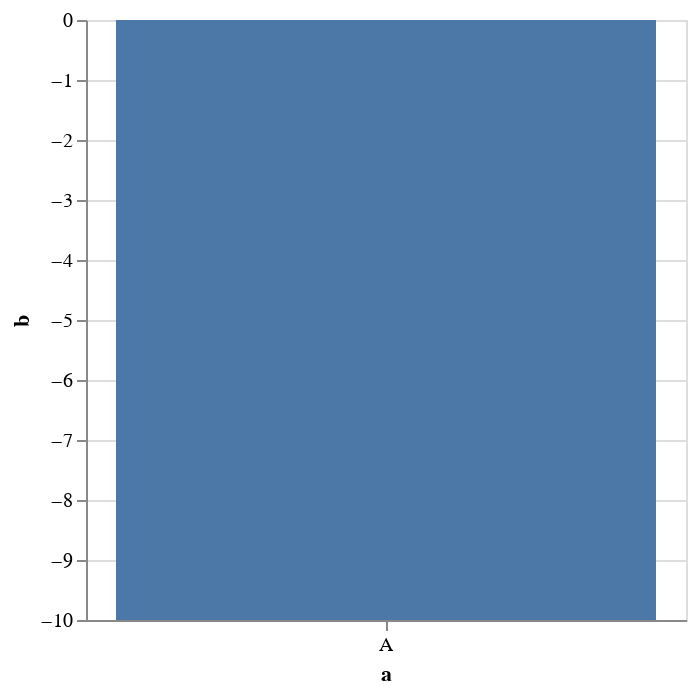

The cell this chart's notebook holds for it:
### Markdown cell above
# Declarative Data Visualisation
This strategy is "declarative" in nature. Instead of writing a "program" in the traditional sense, we write instead the "spec" which is fed to an interpreter. The interpreter deals with the assorted mathematics, getting lines on screens etc. Examples of this approach include, but are not limited to 

- [Vega](https://vega.github.io)
- [Vega lite](https://vega.github.io/vega-lite)
- [Apache E-charts](https://echarts.apache.org/en/index.html)
- [Plotly](https://plotly.com/graphing-libraries/)

Co-incidentally, all of these libraries, use JSON as the "spec format", or transport.

### Code cell
private val spec = ujson.read("""{
    "$schema": "https://vega.github.io/schema/vega-lite/v5.json",
    "description": "A simple bar chart with embedded data.",
    "data": {
      "values": [
        {"a": "A", "b": 28}, {"a": "B", "b": 55}, {"a": "C", "b": 43}
      ]
    },
    "mark": "bar",
    "encoding": {
      "x": {"field": "a", "type": "nominal", "axis": {"labelAngle": 0}},
      "y": {"field": "b", "type": "quantitative"}
    },
    "width" : 300
}
""")

spec("data")("values") = ujson.Arr(
  ujson.Obj("a" -> "A", "b" -> -10),
  ujson.Obj("a" -> "A", "b" -> -10),
  ujson.Obj("a" -> "A", "b" -> -10)
)


kernel.publish.display(
  almond.interpreter.api.DisplayData(
        data = Map(
          "application/vnd.vega.v5+json" -> ujson.write(spec)
        )
  )
)

### Figure 1 — Vega specification as saved in the notebook (floating-point values rounded to 4 significant figures)
{"$schema": "https://vega.github.io/schema/vega-lite/v5.json", "data": {"values": [{"a": "A", "b": -10}]}, "description": "A simple bar chart with embedded data.", "encoding": {"x": {"axis": {"labelAngle": 0}, "field": "a", "type": "nominal"}, "y": {"field": "b", "type": "quantitative"}}, "mark": "bar", "width": 300}
